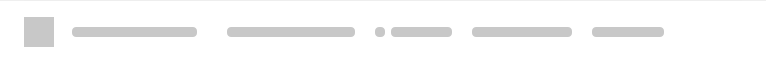
<?xml version="1.0" encoding="UTF-8"?>
<ui version="4.0">
 <class>TransferManagerLoadingItem</class>
 <widget class="QWidget" name="TransferManagerLoadingItem">
  <property name="geometry">
   <rect>
    <x>0</x>
    <y>0</y>
    <width>766</width>
    <height>64</height>
   </rect>
  </property>
  <property name="sizePolicy">
   <sizepolicy hsizetype="Expanding" vsizetype="Fixed">
    <horstretch>0</horstretch>
    <verstretch>0</verstretch>
   </sizepolicy>
  </property>
  <property name="minimumSize">
   <size>
    <width>0</width>
    <height>64</height>
   </size>
  </property>
  <property name="maximumSize">
   <size>
    <width>16777215</width>
    <height>64</height>
   </size>
  </property>
  <property name="windowTitle">
   <string/>
  </property>
  <property name="autoFillBackground">
   <bool>false</bool>
  </property>
  <property name="styleSheet">
   <string notr="true">

#itemSepLine
{
    height: 1px;
    min-height: 1px;
    max-height: 1px;
    border: none;
    background: #EEEEEE;
	margin-left: 24px;
	margin-right: 24px;
}

#sStatus, #sStatus QWidget
{
    padding: 0;
    margin: 0;
}
</string>
  </property>
  <layout class="QVBoxLayout" name="TransferManagerItemLayout">
   <property name="spacing">
    <number>0</number>
   </property>
   <property name="leftMargin">
    <number>0</number>
   </property>
   <property name="topMargin">
    <number>0</number>
   </property>
   <property name="rightMargin">
    <number>0</number>
   </property>
   <property name="bottomMargin">
    <number>0</number>
   </property>
   <item>
    <widget class="Line" name="itemSepLine">
     <property name="sizePolicy">
      <sizepolicy hsizetype="Expanding" vsizetype="Fixed">
       <horstretch>0</horstretch>
       <verstretch>0</verstretch>
      </sizepolicy>
     </property>
     <property name="orientation">
      <enum>Qt::Horizontal</enum>
     </property>
    </widget>
   </item>
   <item>
    <widget class="QWidget" name="Items" native="true">
     <property name="sizePolicy">
      <sizepolicy hsizetype="Expanding" vsizetype="Preferred">
       <horstretch>0</horstretch>
       <verstretch>0</verstretch>
      </sizepolicy>
     </property>
     <property name="minimumSize">
      <size>
       <width>702</width>
       <height>63</height>
      </size>
     </property>
     <property name="maximumSize">
      <size>
       <width>16777215</width>
       <height>63</height>
      </size>
     </property>
     <property name="autoFillBackground">
      <bool>false</bool>
     </property>
     <property name="styleSheet">
      <string notr="true">background-color: rgb(255, 255, 255);</string>
     </property>
     <layout class="QHBoxLayout" name="stateActiveLayout">
      <property name="spacing">
       <number>0</number>
      </property>
      <property name="leftMargin">
       <number>24</number>
      </property>
      <property name="topMargin">
       <number>0</number>
      </property>
      <property name="rightMargin">
       <number>34</number>
      </property>
      <property name="bottomMargin">
       <number>0</number>
      </property>
      <item>
       <widget class="QWidget" name="tFileType" native="true">
        <property name="sizePolicy">
         <sizepolicy hsizetype="Fixed" vsizetype="Fixed">
          <horstretch>0</horstretch>
          <verstretch>0</verstretch>
         </sizepolicy>
        </property>
        <property name="minimumSize">
         <size>
          <width>48</width>
          <height>48</height>
         </size>
        </property>
        <property name="maximumSize">
         <size>
          <width>48</width>
          <height>48</height>
         </size>
        </property>
        <property name="autoFillBackground">
         <bool>false</bool>
        </property>
        <layout class="QHBoxLayout" name="horizontalLayout_5">
         <property name="leftMargin">
          <number>0</number>
         </property>
         <property name="topMargin">
          <number>0</number>
         </property>
         <property name="rightMargin">
          <number>0</number>
         </property>
         <property name="bottomMargin">
          <number>0</number>
         </property>
         <item alignment="Qt::AlignLeft|Qt::AlignVCenter">
          <widget class="QWidget" name="typePlaceHolder" native="true">
           <property name="sizePolicy">
            <sizepolicy hsizetype="Fixed" vsizetype="Fixed">
             <horstretch>0</horstretch>
             <verstretch>0</verstretch>
            </sizepolicy>
           </property>
           <property name="minimumSize">
            <size>
             <width>30</width>
             <height>30</height>
            </size>
           </property>
           <property name="maximumSize">
            <size>
             <width>30</width>
             <height>30</height>
            </size>
           </property>
           <property name="styleSheet">
            <string notr="true">background-color: rgb(200, 200, 200);</string>
           </property>
          </widget>
         </item>
        </layout>
       </widget>
      </item>
      <item>
       <widget class="QWidget" name="wName" native="true">
        <property name="sizePolicy">
         <sizepolicy hsizetype="Expanding" vsizetype="Fixed">
          <horstretch>0</horstretch>
          <verstretch>0</verstretch>
         </sizepolicy>
        </property>
        <property name="minimumSize">
         <size>
          <width>0</width>
          <height>36</height>
         </size>
        </property>
        <property name="maximumSize">
         <size>
          <width>16777215</width>
          <height>36</height>
         </size>
        </property>
        <layout class="QVBoxLayout" name="wNameLayout">
         <property name="spacing">
          <number>0</number>
         </property>
         <property name="leftMargin">
          <number>0</number>
         </property>
         <property name="topMargin">
          <number>0</number>
         </property>
         <property name="rightMargin">
          <number>30</number>
         </property>
         <property name="bottomMargin">
          <number>0</number>
         </property>
         <item>
          <widget class="QWidget" name="lTransferName" native="true">
           <property name="sizePolicy">
            <sizepolicy hsizetype="Expanding" vsizetype="Preferred">
             <horstretch>0</horstretch>
             <verstretch>0</verstretch>
            </sizepolicy>
           </property>
           <property name="minimumSize">
            <size>
             <width>0</width>
             <height>10</height>
            </size>
           </property>
           <property name="maximumSize">
            <size>
             <width>16777215</width>
             <height>10</height>
            </size>
           </property>
           <property name="autoFillBackground">
            <bool>false</bool>
           </property>
           <property name="styleSheet">
            <string notr="true">background-color: rgb(200, 200, 200);
border-radius: 4px;</string>
           </property>
          </widget>
         </item>
        </layout>
       </widget>
      </item>
      <item alignment="Qt::AlignHCenter">
       <widget class="QWidget" name="wSize" native="true">
        <property name="sizePolicy">
         <sizepolicy hsizetype="Fixed" vsizetype="Fixed">
          <horstretch>0</horstretch>
          <verstretch>0</verstretch>
         </sizepolicy>
        </property>
        <property name="minimumSize">
         <size>
          <width>148</width>
          <height>63</height>
         </size>
        </property>
        <property name="maximumSize">
         <size>
          <width>148</width>
          <height>63</height>
         </size>
        </property>
        <layout class="QHBoxLayout" name="horizontalLayout_2">
         <property name="spacing">
          <number>0</number>
         </property>
         <property name="leftMargin">
          <number>0</number>
         </property>
         <property name="topMargin">
          <number>12</number>
         </property>
         <property name="rightMargin">
          <number>20</number>
         </property>
         <property name="bottomMargin">
          <number>12</number>
         </property>
         <item>
          <widget class="QLabel" name="sizePlaceholder">
           <property name="minimumSize">
            <size>
             <width>0</width>
             <height>10</height>
            </size>
           </property>
           <property name="maximumSize">
            <size>
             <width>16777215</width>
             <height>10</height>
            </size>
           </property>
           <property name="styleSheet">
            <string notr="true">background-color: rgb(200, 200, 200);
border-radius:4px;</string>
           </property>
           <property name="text">
            <string/>
           </property>
          </widget>
         </item>
        </layout>
       </widget>
      </item>
      <item>
       <widget class="QWidget" name="bItemSpeed" native="true">
        <property name="sizePolicy">
         <sizepolicy hsizetype="Fixed" vsizetype="Fixed">
          <horstretch>0</horstretch>
          <verstretch>0</verstretch>
         </sizepolicy>
        </property>
        <property name="minimumSize">
         <size>
          <width>97</width>
          <height>63</height>
         </size>
        </property>
        <property name="maximumSize">
         <size>
          <width>97</width>
          <height>63</height>
         </size>
        </property>
        <layout class="QHBoxLayout" name="horizontalLayout">
         <property name="leftMargin">
          <number>0</number>
         </property>
         <property name="topMargin">
          <number>0</number>
         </property>
         <property name="rightMargin">
          <number>20</number>
         </property>
         <property name="bottomMargin">
          <number>0</number>
         </property>
         <item>
          <widget class="QWidget" name="SpeedPoint" native="true">
           <property name="minimumSize">
            <size>
             <width>10</width>
             <height>10</height>
            </size>
           </property>
           <property name="maximumSize">
            <size>
             <width>10</width>
             <height>10</height>
            </size>
           </property>
           <property name="styleSheet">
            <string notr="true">background-color: rgb(200, 200, 200);
border-radius: 4px;</string>
           </property>
          </widget>
         </item>
         <item>
          <widget class="QWidget" name="SpeedPlaceHolder" native="true">
           <property name="minimumSize">
            <size>
             <width>0</width>
             <height>10</height>
            </size>
           </property>
           <property name="maximumSize">
            <size>
             <width>16777215</width>
             <height>10</height>
            </size>
           </property>
           <property name="autoFillBackground">
            <bool>false</bool>
           </property>
           <property name="styleSheet">
            <string notr="true">border-radius:4px;
background-color: rgb(200, 200, 200);</string>
           </property>
          </widget>
         </item>
        </layout>
       </widget>
      </item>
      <item>
       <widget class="QWidget" name="sStatus" native="true">
        <property name="sizePolicy">
         <sizepolicy hsizetype="Fixed" vsizetype="Fixed">
          <horstretch>0</horstretch>
          <verstretch>0</verstretch>
         </sizepolicy>
        </property>
        <property name="minimumSize">
         <size>
          <width>120</width>
          <height>63</height>
         </size>
        </property>
        <property name="maximumSize">
         <size>
          <width>120</width>
          <height>63</height>
         </size>
        </property>
        <layout class="QHBoxLayout" name="horizontalLayout_3">
         <property name="spacing">
          <number>0</number>
         </property>
         <property name="leftMargin">
          <number>0</number>
         </property>
         <property name="topMargin">
          <number>0</number>
         </property>
         <property name="rightMargin">
          <number>20</number>
         </property>
         <property name="bottomMargin">
          <number>0</number>
         </property>
         <item>
          <widget class="QWidget" name="statusPlaceHolder" native="true">
           <property name="minimumSize">
            <size>
             <width>0</width>
             <height>10</height>
            </size>
           </property>
           <property name="maximumSize">
            <size>
             <width>16777215</width>
             <height>10</height>
            </size>
           </property>
           <property name="styleSheet">
            <string notr="true">background-color: rgb(200, 200, 200);
border-radius:4px;</string>
           </property>
          </widget>
         </item>
        </layout>
       </widget>
      </item>
      <item>
       <widget class="QWidget" name="lItemTime" native="true">
        <property name="sizePolicy">
         <sizepolicy hsizetype="Fixed" vsizetype="Fixed">
          <horstretch>0</horstretch>
          <verstretch>0</verstretch>
         </sizepolicy>
        </property>
        <property name="minimumSize">
         <size>
          <width>92</width>
          <height>63</height>
         </size>
        </property>
        <property name="maximumSize">
         <size>
          <width>92</width>
          <height>63</height>
         </size>
        </property>
        <layout class="QHBoxLayout" name="horizontalLayout_4">
         <property name="leftMargin">
          <number>0</number>
         </property>
         <property name="topMargin">
          <number>0</number>
         </property>
         <property name="rightMargin">
          <number>20</number>
         </property>
         <property name="bottomMargin">
          <number>0</number>
         </property>
         <item>
          <widget class="QWidget" name="itemPlaceHolder" native="true">
           <property name="minimumSize">
            <size>
             <width>0</width>
             <height>10</height>
            </size>
           </property>
           <property name="maximumSize">
            <size>
             <width>16777215</width>
             <height>10</height>
            </size>
           </property>
           <property name="styleSheet">
            <string notr="true">background-color: rgb(200, 200, 200);
border-radius:4px;</string>
           </property>
          </widget>
         </item>
        </layout>
       </widget>
      </item>
      <item alignment="Qt::AlignHCenter|Qt::AlignVCenter">
       <widget class="QWidget" name="wPauseResume" native="true">
        <property name="sizePolicy">
         <sizepolicy hsizetype="Fixed" vsizetype="Fixed">
          <horstretch>0</horstretch>
          <verstretch>0</verstretch>
         </sizepolicy>
        </property>
        <property name="minimumSize">
         <size>
          <width>24</width>
          <height>63</height>
         </size>
        </property>
        <property name="maximumSize">
         <size>
          <width>24</width>
          <height>63</height>
         </size>
        </property>
        <layout class="QHBoxLayout" name="wPauseResumeLayout">
         <property name="spacing">
          <number>0</number>
         </property>
         <property name="leftMargin">
          <number>0</number>
         </property>
         <property name="topMargin">
          <number>0</number>
         </property>
         <property name="rightMargin">
          <number>0</number>
         </property>
         <property name="bottomMargin">
          <number>0</number>
         </property>
        </layout>
       </widget>
      </item>
      <item alignment="Qt::AlignHCenter|Qt::AlignVCenter">
       <widget class="QWidget" name="wClearCancel" native="true">
        <property name="sizePolicy">
         <sizepolicy hsizetype="Fixed" vsizetype="Fixed">
          <horstretch>0</horstretch>
          <verstretch>0</verstretch>
         </sizepolicy>
        </property>
        <property name="minimumSize">
         <size>
          <width>24</width>
          <height>63</height>
         </size>
        </property>
        <property name="maximumSize">
         <size>
          <width>24</width>
          <height>63</height>
         </size>
        </property>
        <layout class="QHBoxLayout" name="wClearCancelLayout">
         <property name="spacing">
          <number>0</number>
         </property>
         <property name="leftMargin">
          <number>0</number>
         </property>
         <property name="topMargin">
          <number>0</number>
         </property>
         <property name="rightMargin">
          <number>0</number>
         </property>
         <property name="bottomMargin">
          <number>0</number>
         </property>
        </layout>
       </widget>
      </item>
     </layout>
    </widget>
   </item>
  </layout>
 </widget>
 <resources/>
 <connections/>
</ui>
